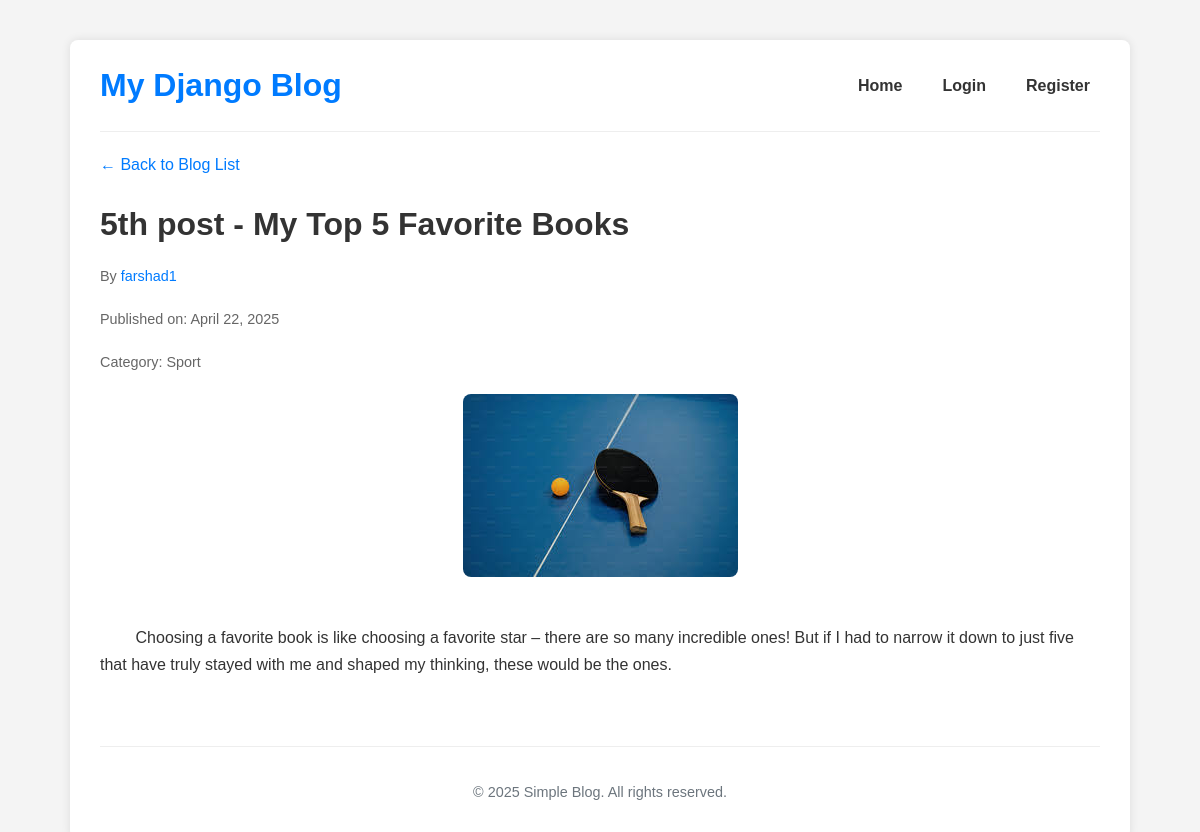
/post/5/, run on the app's committed database.
### blog/models.py (models this page shows, shortened)
class Post(models.Model):
    title = models.CharField(max_length=200)
    content = models.TextField()
    pub_date = models.DateTimeField(default=timezone.now)
    category = models.ForeignKey(Category, on_delete=models.SET_NULL, null=True, blank=True)
    image = models.ImageField(upload_to='blog_images/', blank=True, null=True)
    author = models.ForeignKey(User, on_delete=models.CASCADE, related_name='blog_posts', null=True)
    class Meta:
        ordering = ['-pub_date']
    @property
    def image_url(self):
        if self.image and hasattr(self.image, 'url'):
            return self.image.url
        return None # Or a default image URL

class Category(models.Model):
    name = models.CharField(max_length=100, unique=True)
    class Meta:
        verbose_name_plural = "Categories"

### blog/views.py (the view)
# urls.py: path('post/<int:post_id>/', views.post_detail, name='post_detail'),
def post_detail(request, post_id):
    post = get_object_or_404(Post, pk=post_id)
    context = {
        'post': post
    }
    return render(request, 'blog/post_detail.html', context)

### templates/blog/post_detail.html (shortened to what this page needs)
{% extends 'blog/base.html' %}
{% block content %}
<div class="post-detail">
    <nav>
        <p><a href="{% url 'post_list' %}">← Back to Blog List</a></p>
    </nav>
    <h1>{{ post.title }}</h1>
    {% if post.author %}
        <p class="post-meta">By <a href="{% url 'author_profile' post.author.username %}">{{ post.author.username }}</a></p>
    {% endif %}
    <p class="post-meta">Published on: {{ post.pub_date|date:"F j, Y" }}</p>
    {% if post.category %}
        <p class="post-meta">Category: {{ post.category.name }}</p>
    {% endif %}
    {% if post.image %}
        <img src="{{ post.image_url }}" alt="{{ post.title }}" class="post-image">
    {% endif %}
    <div class="post-content">
        {{ post.content|linebreaksbr }}
    </div>
</div>
{% endblock %}

### static/css/style.css (style rules this page uses)
body { font-family: 'Arial', sans-serif; line-height: 1.6; margin: 0; padding: 20px; background-color: #f4f4f4; color: #333; }
h1, h2, h3 { color: #333; margin-bottom: 10px; }
h1 { color: #007bff; }
a { color: #007bff; text-decoration: none; }
.post-detail h1 { text-align: left; color: #333; margin-bottom: 5px; }
.post-detail .post-meta { font-size: 0.9em; color: #666; margin-bottom: 20px; display: block; }
.post-detail .post-image { max-width: 100%; height: auto; margin-bottom: 20px; border-radius: 8px; display: block; margin-left: auto; margin-right: auto; }
.post-detail .post-content { margin-top: 20px; line-height: 1.7; white-space: pre-wrap; word-wrap: break-word; }

### data on the page
Post: title "5th post - My Top 5 Favorite Books", author.username "farshad1", pub_date "April 22, 2025", category.name "Sport", image_url (picture), content "Choosing a favorite book is like choosing a favorite star – there are so many incredible ones! But if I had to narrow it down to just five that have truly stayed with me and shaped my thinking, these would be the ones."
